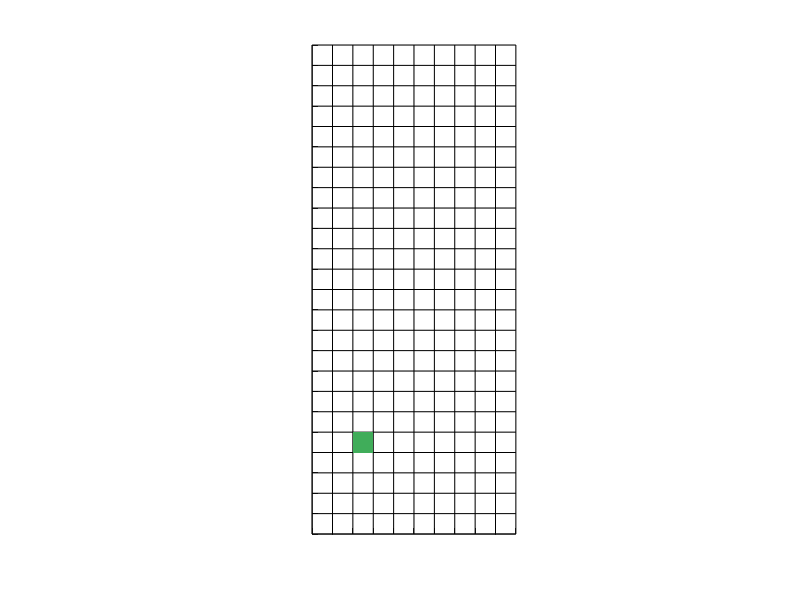

Reproduce this figure in MATLAB.
%screenSize = get(0, 'ScreenSize');
f = figure;
set(f, 'MenuBar', 'none', 'ToolBar', 'none', 'NumberTitle', 'off', 'WindowState', 'fullscreen');
% maybe also add 'WindowState', 'fullscreen'
hold on;
axis equal;
xlim([0, 10]);
ylim([0, 24]);

% salmon: #f04e64 (f04e64) - Z
% orange: #f15632 (f15632) - L
% yellow: #f79031 (f79031) - square
% green : #1e914d (1e914d) - S
% blue  : #2571b9 (2571b9) - line
% purple: #712672 (712672) - T
% navy  : #23336f (23336f) - backwards L 


function rgb = hex2rgb(hex)
    hex = strrep(hex, '#', ''); % Remove the '#' symbol if present
    rgb = sscanf(hex, '%2x%2x%2x', [1 3]) / 255;
end

for x = 0:10
    plot([x x], [0 24], 'k');
end

for y = 0:24
    plot([0 10], [y y], 'k');
end

cellRow = 5;
cellCol = 3;

% cell coordinates: bottom left, bottom right, top right, top lef
% top list is x coordinates, bottom list is y coordinatse
patch([cellCol-1 cellCol cellCol cellCol-1], ...
      [cellRow-1 cellRow-1 cellRow cellRow], ...
      hex2rgb('#40AD5A'), 'FaceAlpha', 1, 'EdgeColor', 'none');

hold off;
set(gca, 'XTick', 0:10, 'YTick', 0:24, 'XGrid', 'on', 'YGrid', 'on', ...
    'XTickLabel', [], 'YTickLabel', []);